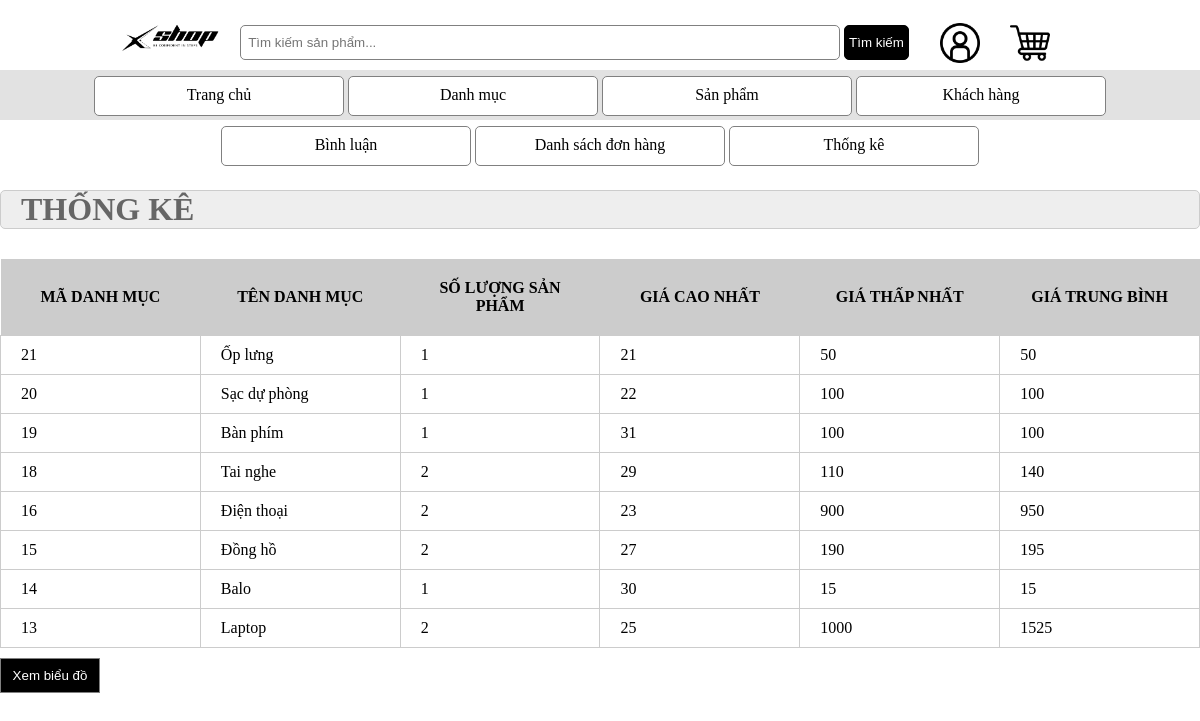
Page /admin/index.php?act=thongke (signed in) on the committed database.
### tables this page shows
CREATE TABLE `danhmuc` (
  `id` int(11) NOT NULL,
  `name` varchar(255) NOT NULL
);

### model/pdo.php (called while the page is built, shortened)
<?php
function pdo_get_connection(){
    $dburl = "mysql:host=localhost;dbname=duanmau;charset=utf8";
    $username = 'root';
    $password = '12345';
    $conn = new PDO($dburl, $username, $password);
    $conn->setAttribute(PDO::ATTR_ERRMODE, PDO::ERRMODE_EXCEPTION);
    return $conn;
}
function pdo_query($sql){
    $sql_args = array_slice(func_get_args(), 1);
    try{
        $conn = pdo_get_connection();
        $stmt = $conn->prepare($sql);
        $stmt->execute($sql_args);
        $rows = $stmt->fetchAll();
        return $rows;
    }
    catch(PDOException $e){
        throw $e;
    }
    finally{
        unset($conn);
    }
}

### model/cart.php (called while the page is built, shortened)
<?php
function loadall_thongke()
{
    $sql = "select danhmuc.id as madm,danhmuc.name as tendm, count(sanpham.id) as countsp, min(sanpham.price) as minprice, max(sanpham.id) as maxprice, avg(sanpham.price) as avgprice ";
    $sql .= " from sanpham left join danhmuc on danhmuc.id=sanpham.iddm";
    $sql .= " group by danhmuc.id order by danhmuc.id desc";
    $listtk = pdo_query($sql);
    return $listtk;
}

### admin/thongke/list.php (the view, shortened to what this page needs)
<div class="row frmtitle">
    <H1>THỐNG KÊ</H1>
</div>
<div class="row frmcontent">
    <div class="row mb10 frmdsloai">
        <table>
            <tr>
                <th>MÃ DANH MỤC</th>
                <th>TÊN DANH MỤC</th>
                <th>SỐ LƯỢNG SẢN PHẨM </th>
                <th>GIÁ CAO NHẤT</th>
                <th>GIÁ THẤP NHẤT</th>
                <th>GIÁ TRUNG BÌNH</th>
            </tr>
            <?php
            foreach ($listtk as $tk) {
                extract($tk);
                echo '
                    <tr>
                    <td>'.$madm.'</td>
                    <td>'.$tendm.'</td>
                    <td> '.$countsp.' </td>
                    <td> '.$maxprice.' </td>
                    <td> '.$minprice.' </td>
                    <td> '.$avgprice.' </td>
                    </tr>
        ';
            }
            ?>
        </table>
    </div>
    <div class="row2">
       <a href="index.php?act=bieudo"><input type="submit" value="Xem biểu đồ"></a>
    </div>

### view/css/index.css (style rules this page uses)
* { margin: 0; padding: 0; box-sizing: border-box; }
.mb10 { margin-top: 10px; }
.frmtitle { background-color: #EEE; border: 1px #CCC solid; color: #666; border-radius: 5px; padding: 0px 20px; }
.frmcontent { padding: 20px 0px; }
.frmdsloai table { width: 100%; border-collapse: collapse; }
.frmdsloai table th { width: 10%; padding: 20px; background-color: #CCC; }
.frmdsloai table td { padding: 10px 20px; border: 1px #CCC solid; }

### admin/thongke/list.php (style rules this page uses)
.row2 input { width: 100px; height: 35px; margin-top: 10px; background-color: black; color: white; border: 1px solid gray; }

### rows in the picture
danhmuc: id "21", name "Ốp lưng", countsp "1", maxprice "21", minprice "50", avgprice "50"
danhmuc: id "20", name "Sạc dự phòng", countsp "1", maxprice "22", minprice "100", avgprice "100"
danhmuc: id "19", name "Bàn phím", countsp "1", maxprice "31", minprice "100", avgprice "100"
danhmuc: id "18", name "Tai nghe", countsp "2", maxprice "29", minprice "110", avgprice "140"
danhmuc: id "16", name "Điện thoại", countsp "2", maxprice "23", minprice "900", avgprice "950"
danhmuc: id "15", name "Đồng hồ", countsp "2", maxprice "27", minprice "190", avgprice "195"
danhmuc: id "14", name "Balo", countsp "1", maxprice "30", minprice "15", avgprice "15"
danhmuc: id "13", name "Laptop", countsp "2", maxprice "25", minprice "1000", avgprice "1525"
